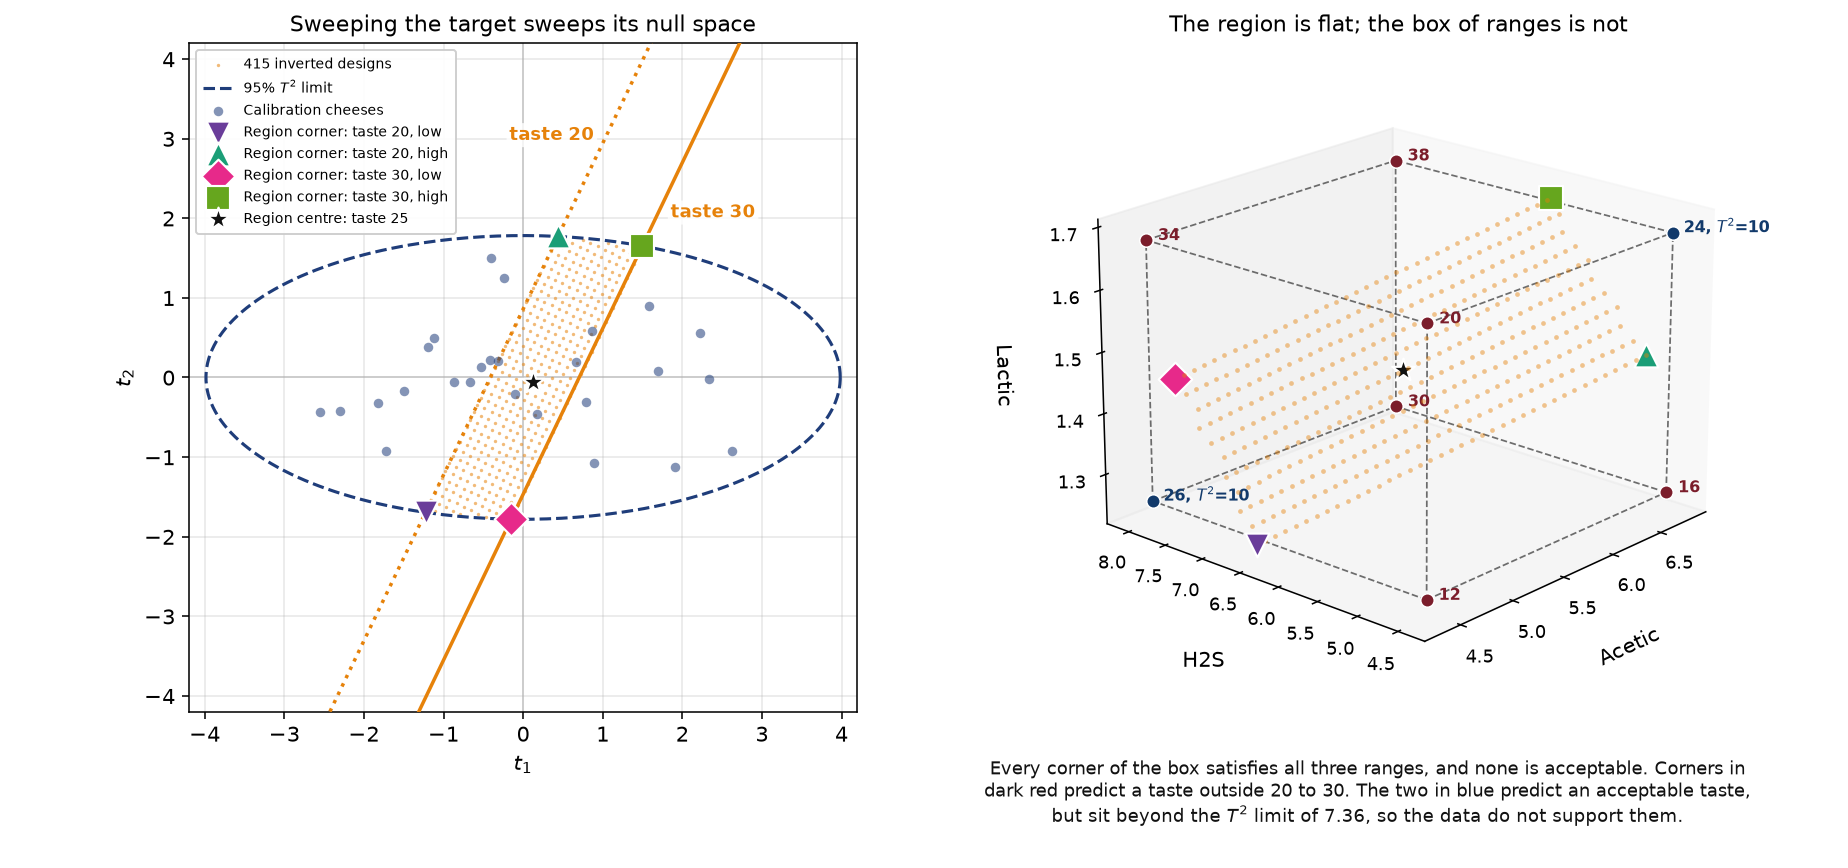

This chart was generated by the following Python code:
"""Generate the committed PNG contrasting a multivariate specification region with a box of ranges.

Sixth figure in the ``pls/`` set for the pid-book section "Turning the inversion
around: a specification region", in
``latent-variable-modelling/projection-to-latent-structures/pls-model-inversion-and-the-orthogonal-space.rst``.

A taste specification of 20 to 30 is one interval on one number. Inverted, it
becomes a flat, slanted region in the three inputs. Reporting that region as
three independent ranges, one per input, describes a box instead, and the box is
not the region: every one of its eight corners satisfies all three ranges while
failing the specification the ranges were derived from. They fail in two
different ways, which the panel distinguishes by colour. Six predict a taste
outside the window. The other two predict a perfectly acceptable taste but sit
far outside the Hotelling's T-squared limit, so they are extrapolations the data
do not support.

Left panel: how the region is built, in the score plot. Each acceptable taste has
its own null space, those null spaces are parallel, and sweeping the target from
20 to 30 sweeps the line across the plot. The Hotelling's T-squared limit closes
the region off in the other direction.

Right panel: the same region in the three inputs, with the enclosing box drawn
around it. The region is flat because every point on it is rebuilt from two
scores. The box is a solid.

Five points are marked in both panels with the same shape and colour, so a
location in the score plot can be followed to the recipe it stands for: the four
corners of the region, where the outer null spaces meet the T-squared limit, and
its centre, the direct-inversion solution for a taste of 25.

Requires the ``process_improve`` package (``pip install process-improve``) for
``PLS``.

Usage::

    python pls/pls-specification-region.py [output_dir]

``output_dir`` defaults to this script's own directory (``pls/``).
"""

from __future__ import annotations

import sys
from pathlib import Path

import matplotlib as mpl

mpl.use("Agg")
import matplotlib.pyplot as plt
import numpy as np
import pandas as pd

from process_improve.multivariate import PLS

DATA_URL = "https://openmv.net/file/cheddar-cheese.csv"
X_COLUMNS = ["Acetic", "H2S", "Lactic"]
TASTE_LOW, TASTE_HIGH = 20.0, 30.0
CONFIDENCE = 0.95

DARK_BLUE = "#1f3d7a"  # calibration cheeses
ORANGE = "#e6820a"     # the specification region
MAROON = "#7b1d2b"     # box corners rejected because the predicted taste is outside the window
DEEP_BLUE = "#123a6b"  # box corners whose taste is fine but which lie beyond the T-squared limit
GREY = "0.55"
BLACK = "#111111"

# The four corners of the region and its centre, marked identically in both panels.
LANDMARKS = (
    ("#6a3d9a", "v", "Region corner: taste 20, low"),
    ("#1b9e77", "^", "Region corner: taste 20, high"),
    ("#e7298a", "D", "Region corner: taste 30, low"),
    ("#66a61e", "s", "Region corner: taste 30, high"),
    ("#111111", "*", "Region centre: taste 25"),
)

plt.rcParams.update(
    {
        "font.size": 11,
        "axes.grid": True,
        "grid.alpha": 0.3,
        "figure.dpi": 140,
    }
)


def build_figure(out_dir: Path) -> None:
    """Fit the model, sweep the acceptable range, and draw the region against its box."""
    cheese = pd.read_csv(DATA_URL)
    train = cheese.iloc[4:]  # cheeses 5 to 30, as in the chapter
    x_block, y_block = train[X_COLUMNS], train[["Taste"]]
    pls = PLS(n_components=2).fit(x_block, y_block)

    t2_limit = float(pls.hotellings_t2_limit(CONFIDENCE))
    sf = pls.scaling_factor_for_scores_.to_numpy()
    q = pls.y_loadings_.to_numpy().ravel()
    loadings = pls.x_loadings_.to_numpy()
    y_mean, y_std = float(y_block.mean().iloc[0]), float(y_block.std().iloc[0])
    x_mean, x_std = x_block.mean().to_numpy(), x_block.std().to_numpy()

    def taste_of(scores: np.ndarray) -> np.ndarray:
        """Predicted taste, in the original units, for scores given as rows."""
        return (scores @ q) * y_std + y_mean

    def t2_of(scores: np.ndarray) -> np.ndarray:
        """Hotelling's T-squared for scores given as rows."""
        return ((scores / sf) ** 2).sum(axis=1)

    # The region, swept exactly as the chapter sweeps it: 11 acceptable tastes, and
    # 50 steps along each one's null space. The walk range covers the whole chord the
    # T-squared limit allows, which is about plus or minus 2.1.
    swept_scores, swept_inputs = [], []
    for target in np.linspace(TASTE_LOW, TASTE_HIGH, 11):
        for step in np.linspace(-2.5, 2.5, 50):
            candidate = pls.invert(target, null_space_coordinates=[step])
            if candidate.hotellings_t2 <= t2_limit:
                swept_scores.append(candidate.scores.to_numpy())
                swept_inputs.append(candidate.x_new.to_numpy())
    swept_scores = np.array(swept_scores)
    region_inputs = np.array(swept_inputs)
    low, high = region_inputs.min(axis=0), region_inputs.max(axis=0)

    def chord(target: float) -> np.ndarray:
        """The two steps at which this target's null space crosses the T-squared limit."""
        base = pls.invert(target)
        centre = base.scores.to_numpy()
        direction = base.null_space_basis.to_numpy().ravel()
        a = ((direction / sf) ** 2).sum()
        b = 2 * ((centre * direction) / sf**2).sum()
        c = ((centre / sf) ** 2).sum() - t2_limit
        root = np.sqrt(b**2 - 4 * a * c)
        return np.array([(-b - root) / (2 * a), (-b + root) / (2 * a)])

    # Four corners of the region, plus its centre, in both coordinate systems.
    marks = []
    for target in (TASTE_LOW, TASTE_HIGH):
        for step in chord(target):
            marks.append((target, float(step)))
    marks.append(((TASTE_LOW + TASTE_HIGH) / 2, 0.0))
    mark_scores = np.array([pls.invert(t, null_space_coordinates=[s]).scores.to_numpy()
                            for t, s in marks])
    mark_inputs = np.array([pls.invert(t, null_space_coordinates=[s]).x_new.to_numpy()
                            for t, s in marks])

    # The eight corners of the box those three ranges describe.
    corners = np.array(np.meshgrid(*([lo, hi] for lo, hi in zip(low, high)))).reshape(3, -1).T
    corner_frame = pd.DataFrame(corners, columns=X_COLUMNS)
    corner_taste = pls.predict(corner_frame).to_numpy().ravel()
    corner_t2 = pls.diagnose(corner_frame).hotellings_t2.to_numpy()
    taste_ok = (corner_taste >= TASTE_LOW) & (corner_taste <= TASTE_HIGH)

    fig = plt.figure(figsize=(13.2, 6.2))
    ax_scores = fig.add_subplot(1, 2, 1)
    ax_inputs = fig.add_subplot(1, 2, 2, projection="3d")

    # --- left: how the region is built, in the score plot ---------------------
    ax_scores.scatter(swept_scores[:, 0], swept_scores[:, 1], s=3, color=ORANGE, alpha=0.55,
                      lw=0, zorder=2, label=f"{len(swept_scores)} inverted designs")
    angle = np.linspace(0, 2 * np.pi, 400)
    ax_scores.plot(sf[0] * np.sqrt(t2_limit) * np.cos(angle),
                   sf[1] * np.sqrt(t2_limit) * np.sin(angle),
                   color=DARK_BLUE, lw=1.6, ls="--", zorder=4,
                   label=f"{CONFIDENCE:.0%} $T^2$ limit")
    span = np.linspace(-6, 6, 2)
    for target, style, nudge in ((TASTE_LOW, ":", -0.62), (TASTE_HIGH, "-", 0.62)):
        base = pls.invert(target)
        centre = base.scores.to_numpy()
        direction = base.null_space_basis.to_numpy().ravel()
        line = np.array([centre + s * direction for s in span])
        ax_scores.plot(line[:, 0], line[:, 1], color=ORANGE, lw=1.8, ls=style, zorder=3)
        along = centre + 2.9 * direction + nudge * (q / np.linalg.norm(q))
        ax_scores.annotate(f"taste {target:.0f}", xy=tuple(along), fontsize=9.5, color=ORANGE,
                           fontweight="bold", ha="center", va="center",
                           bbox={"facecolor": "white", "edgecolor": "none", "alpha": 0.8,
                                 "boxstyle": "round,pad=0.15"}, zorder=7)
    scores = pls.scores_.to_numpy()
    ax_scores.scatter(scores[:, 0], scores[:, 1], s=24, color=DARK_BLUE, alpha=0.55, lw=0,
                      zorder=5, label="Calibration cheeses")
    for point, (colour, marker, label) in zip(mark_scores, LANDMARKS):
        ax_scores.scatter(*point, color=colour, marker=marker, s=150, edgecolors="white",
                          linewidths=1.1, zorder=9, label=label)
    ax_scores.axhline(0, color="0.8", lw=0.8, zorder=0)
    ax_scores.axvline(0, color="0.8", lw=0.8, zorder=0)
    ax_scores.set_xlim(-4.2, 4.2)
    ax_scores.set_ylim(-4.2, 4.2)
    ax_scores.set_aspect("equal")
    ax_scores.set_xlabel("$t_1$")
    ax_scores.set_ylabel("$t_2$")
    ax_scores.set_title("Sweeping the target sweeps its null space", fontsize=11.5)
    ax_scores.legend(loc="upper left", fontsize=7.4, framealpha=0.94, borderpad=0.5)

    # --- right: the region against the box of three ranges --------------------
    ax_inputs.scatter(region_inputs[:, 0], region_inputs[:, 1], region_inputs[:, 2], s=6,
                      color=ORANGE, alpha=0.45, lw=0, depthshade=False)
    for start, end in (
        (0, 1), (0, 2), (0, 4), (1, 3), (1, 5), (2, 3),
        (2, 6), (3, 7), (4, 5), (4, 6), (5, 7), (6, 7),
    ):
        edge = np.vstack([corners[start], corners[end]])
        ax_inputs.plot(edge[:, 0], edge[:, 1], edge[:, 2], color=BLACK, lw=0.9, ls="--", alpha=0.6)
    for corner, taste, t2_value, ok in zip(corners, corner_taste, corner_t2, taste_ok):
        colour = DEEP_BLUE if ok else MAROON
        ax_inputs.scatter(*corner, s=48, color=colour, edgecolors="white", linewidths=0.8,
                          depthshade=False, zorder=8)
        note = f"  {taste:.0f}" if not ok else f"  {taste:.0f}, $T^2$={t2_value:.0f}"
        ax_inputs.text(corner[0], corner[1], corner[2], note, fontsize=8, color=colour,
                       fontweight="bold")
    for point, (colour, marker, _label) in zip(mark_inputs, LANDMARKS):
        ax_inputs.scatter(*point, color=colour, marker=marker, s=150, edgecolors="white",
                          linewidths=1.1, depthshade=False, zorder=10)
    ax_inputs.set_xlabel("Acetic", labelpad=10)
    ax_inputs.set_ylabel("H2S", labelpad=12)
    ax_inputs.set_zlabel("Lactic", labelpad=8)
    ax_inputs.tick_params(axis="both", pad=2, labelsize=9)
    ax_inputs.set_title("The region is flat; the box of ranges is not", fontsize=11.5)
    ax_inputs.view_init(elev=20, azim=-138)
    ax_inputs.grid(visible=False)

    fig.tight_layout()
    fig.subplots_adjust(bottom=0.18)
    fig.text(
        0.74, 0.045,
        "Every corner of the box satisfies all three ranges, and none is acceptable. Corners in\n"
        f"dark red predict a taste outside {TASTE_LOW:.0f} to {TASTE_HIGH:.0f}. The two in blue "
        f"predict an acceptable taste,\nbut sit beyond the $T^2$ limit of {t2_limit:.2f}, "
        "so the data do not support them.",
        ha="center", va="bottom", fontsize=9.5, color=BLACK,
    )
    fig.savefig(out_dir / "pls-specification-region.png")
    plt.close(fig)

    print(f"box: {np.round(low, 2)} to {np.round(high, 2)}, from {len(region_inputs)} kept designs")
    for taste, t2_value, ok in sorted(zip(corner_taste, corner_t2, taste_ok)):
        print(f"  corner taste {taste:6.2f}  T2 {t2_value:6.2f}  taste in window: {ok}")


def main() -> None:
    """Entry point: render into the given directory (default: this script's own)."""
    out_dir = Path(sys.argv[1]) if len(sys.argv) > 1 else Path(__file__).resolve().parent
    build_figure(out_dir)


if __name__ == "__main__":
    main()
